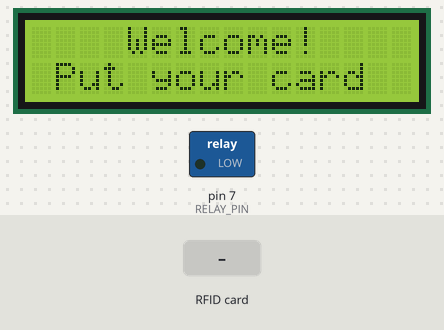
This sketch was run on a simulated Arduino Uno, built with avr-gcc and run on an emulated ATmega328P. On the bench: 16×2 character LCD, switched loads named in the sketch (green lamp = pin HIGH). The test bench sets the inputs (shaded band). Pins used as bus, display or sensor lines are not drawn; what the sketch prints to the serial monitor is not drawn.

Above: at 1.3 s.
1.4 s: RFID card 37 21 35 25 held to the reader
At 3.8 s:
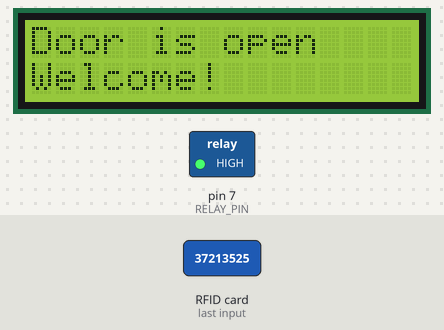
4.1 s: RFID card 5E 7A 19 C4 held to the reader
At 6.3 s:
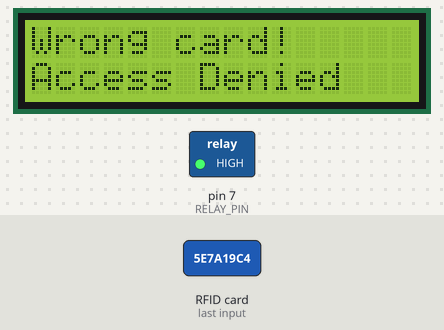
6.6 s: RFID card 37 21 35 25 held to the reader
At 9.4 s:
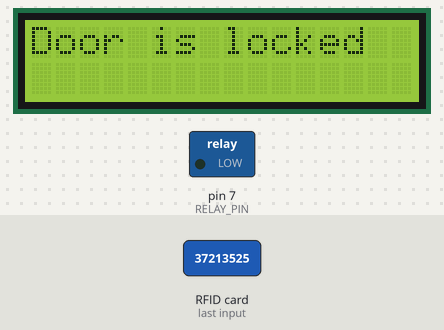
Timing chart, 0 to 10.9 s (numbered marks = the images above; inputs shaded):
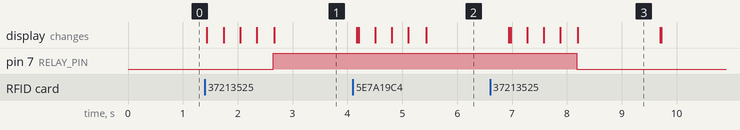

The sketch:

main.ino
```cpp
#include <LiquidCrystal_I2C.h>
#include <SPI.h>
#include <MFRC522.h>

#define SS_PIN 10
#define RST_PIN 9
String UID = "37 21 35 25";  // Keep this format
byte lock = 1;

const int RELAY_PIN = 7;

LiquidCrystal_I2C lcd(0x27, 16, 2);
MFRC522 rfid(SS_PIN, RST_PIN);

void setup() {
  Serial.begin(9600);
  pinMode(RELAY_PIN, OUTPUT);
  digitalWrite(RELAY_PIN, LOW); // Start with relay off (door locked)

  lcd.init();
  lcd.backlight();

  SPI.begin();
  rfid.PCD_Init();

  Serial.println("RFID Door Lock System Ready");
}

void loop() {
  lcd.setCursor(4, 0);
  lcd.print("Welcome!");
  lcd.setCursor(1, 1);
  lcd.print("Put your card");

  if ( ! rfid.PICC_IsNewCardPresent())
    return;
  if ( ! rfid.PICC_ReadCardSerial())
    return;

  lcd.clear();
  lcd.setCursor(0, 0);
  lcd.print("Scanning");
  Serial.print("NUID tag is: ");

  String ID = "";
  for (byte i = 0; i < rfid.uid.size; i++) {
    lcd.print(".");

    // Format the UID byte correctly
    if (rfid.uid.uidByte[i] < 0x10) {
      ID.concat("0");  // Add leading zero without space for first byte
      ID.concat(String(rfid.uid.uidByte[i], HEX));
    } else {
      ID.concat(String(rfid.uid.uidByte[i], HEX));
    }

    // Add space between bytes (except after the last byte)
    if (i < rfid.uid.size - 1) {
      ID.concat(" ");
    }

    // Print to Serial Monitor
    if (rfid.uid.uidByte[i] < 0x10) {
      Serial.print("0");
    }
    Serial.print(rfid.uid.uidByte[i], HEX);
    if (i < rfid.uid.size - 1) {
      Serial.print(" ");
    }

    delay(300);
  }

  Serial.println();
  ID.toUpperCase();

  Serial.print("Formatted ID: '");
  Serial.print(ID);
  Serial.println("'");
  Serial.print("Target UID: '");
  Serial.print(UID);
  Serial.println("'");

  if (ID == UID) {
    if (lock == 1) {
      // Door is locked, open it
      digitalWrite(RELAY_PIN, HIGH);
      lcd.clear();
      lcd.setCursor(0, 0);
      lcd.print("Door is open");
      lcd.setCursor(0, 1);
      lcd.print("Welcome!");
      Serial.println("Door OPENED");
      delay(1500);
      lcd.clear();
      lock = 0;
    }
    else if (lock == 0) {
      // Door is open, lock it
      digitalWrite(RELAY_PIN, LOW);
      lcd.clear();
      lcd.setCursor(0, 0);
      lcd.print("Door is locked");
      Serial.println("Door LOCKED");
      delay(1500);
      lcd.clear();
      lock = 1;
    }
  } else {
    lcd.clear();
    lcd.setCursor(0, 0);
    lcd.print("Wrong card!");
    lcd.setCursor(0, 1);
    lcd.print("Access Denied");
    Serial.println("Access Denied - Wrong Card");
    delay(1500);
    lcd.clear();
  }

  // Halt PICC
  rfid.PICC_HaltA();
  // Stop encryption on PCD
  rfid.PCD_StopCrypto1();
}
```

Measured:
- after the input at 1.4 s, pin 7 (RELAY_PIN): LOW → HIGH after 1.2 s; the display: first changes at once (image 1 shows a later state)
- after the input at 4.1 s, the display: first differs from a run without the input after 0.11 s (image 2 shows a later state)
- after the input at 6.6 s, pin 7 (RELAY_PIN): HIGH → LOW after 1.6 s; the display: first differs from a run without the input after 0.38 s (image 3 shows a later state)
